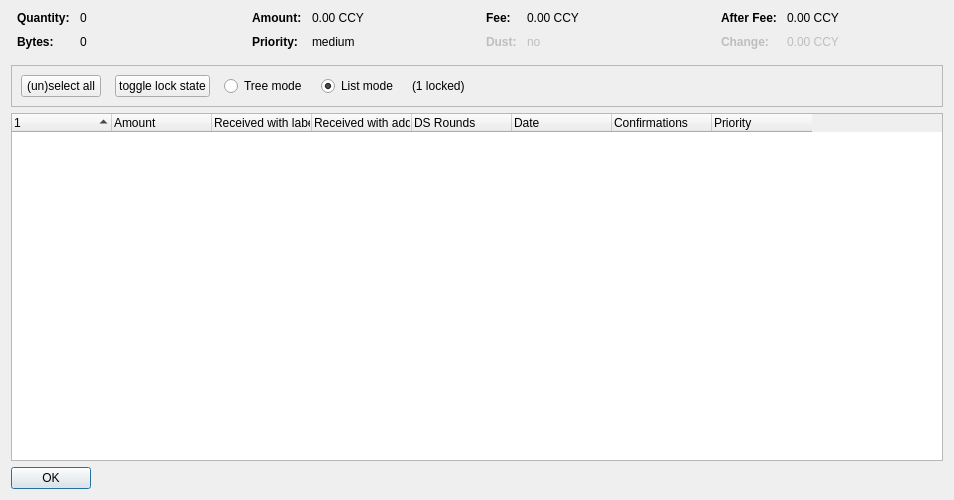
<?xml version="1.0" encoding="UTF-8"?>
<ui version="4.0">
 <class>CoinControlDialog</class>
 <widget class="QDialog" name="CoinControlDialog">
  <property name="geometry">
   <rect>
    <x>0</x>
    <y>0</y>
    <width>954</width>
    <height>500</height>
   </rect>
  </property>
  <property name="windowTitle">
   <string>Coin Selection</string>
  </property>
  <layout class="QVBoxLayout" name="verticalLayout">
   <item>
    <layout class="QHBoxLayout" name="horizontalLayoutTop" stretch="0,0,0,0">
     <property name="topMargin">
      <number>0</number>
     </property>
     <property name="bottomMargin">
      <number>10</number>
     </property>
     <item>
      <layout class="QFormLayout" name="formLayoutCoinControl1">
       <property name="horizontalSpacing">
        <number>10</number>
       </property>
       <property name="verticalSpacing">
        <number>10</number>
       </property>
       <property name="leftMargin">
        <number>6</number>
       </property>
       <property name="rightMargin">
        <number>6</number>
       </property>
       <item row="0" column="0">
        <widget class="QLabel" name="labelCoinControlQuantityText">
         <property name="font">
          <font>
           <weight>75</weight>
           <bold>true</bold>
          </font>
         </property>
         <property name="text">
          <string>Quantity:</string>
         </property>
        </widget>
       </item>
       <item row="0" column="1">
        <widget class="QLabel" name="labelCoinControlQuantity">
         <property name="cursor">
          <cursorShape>IBeamCursor</cursorShape>
         </property>
         <property name="contextMenuPolicy">
          <enum>Qt::ActionsContextMenu</enum>
         </property>
         <property name="text">
          <string notr="true">0</string>
         </property>
         <property name="textInteractionFlags">
          <set>Qt::LinksAccessibleByMouse|Qt::TextSelectableByKeyboard|Qt::TextSelectableByMouse</set>
         </property>
        </widget>
       </item>
       <item row="1" column="0">
        <widget class="QLabel" name="labelCoinControlBytesText">
         <property name="font">
          <font>
           <weight>75</weight>
           <bold>true</bold>
          </font>
         </property>
         <property name="text">
          <string>Bytes:</string>
         </property>
        </widget>
       </item>
       <item row="1" column="1">
        <widget class="QLabel" name="labelCoinControlBytes">
         <property name="cursor">
          <cursorShape>IBeamCursor</cursorShape>
         </property>
         <property name="contextMenuPolicy">
          <enum>Qt::ActionsContextMenu</enum>
         </property>
         <property name="text">
          <string notr="true">0</string>
         </property>
         <property name="textInteractionFlags">
          <set>Qt::LinksAccessibleByMouse|Qt::TextSelectableByKeyboard|Qt::TextSelectableByMouse</set>
         </property>
        </widget>
       </item>
      </layout>
     </item>
     <item>
      <layout class="QFormLayout" name="formLayoutCoinControl2">
       <property name="horizontalSpacing">
        <number>10</number>
       </property>
       <property name="verticalSpacing">
        <number>10</number>
       </property>
       <property name="leftMargin">
        <number>6</number>
       </property>
       <property name="rightMargin">
        <number>6</number>
       </property>
       <item row="0" column="0">
        <widget class="QLabel" name="labelCoinControlAmountText">
         <property name="font">
          <font>
           <weight>75</weight>
           <bold>true</bold>
          </font>
         </property>
         <property name="text">
          <string>Amount:</string>
         </property>
        </widget>
       </item>
       <item row="0" column="1">
        <widget class="QLabel" name="labelCoinControlAmount">
         <property name="cursor">
          <cursorShape>IBeamCursor</cursorShape>
         </property>
         <property name="contextMenuPolicy">
          <enum>Qt::ActionsContextMenu</enum>
         </property>
         <property name="text">
          <string notr="true">0.00 CCY</string>
         </property>
         <property name="textInteractionFlags">
          <set>Qt::LinksAccessibleByMouse|Qt::TextSelectableByKeyboard|Qt::TextSelectableByMouse</set>
         </property>
        </widget>
       </item>
       <item row="1" column="0">
        <widget class="QLabel" name="labelCoinControlPriorityText">
         <property name="font">
          <font>
           <weight>75</weight>
           <bold>true</bold>
          </font>
         </property>
         <property name="text">
          <string>Priority:</string>
         </property>
        </widget>
       </item>
       <item row="1" column="1">
        <widget class="QLabel" name="labelCoinControlPriority">
         <property name="cursor">
          <cursorShape>IBeamCursor</cursorShape>
         </property>
         <property name="contextMenuPolicy">
          <enum>Qt::ActionsContextMenu</enum>
         </property>
         <property name="text">
          <string>medium</string>
         </property>
         <property name="textInteractionFlags">
          <set>Qt::LinksAccessibleByMouse|Qt::TextSelectableByKeyboard|Qt::TextSelectableByMouse</set>
         </property>
        </widget>
       </item>
      </layout>
     </item>
     <item>
      <layout class="QFormLayout" name="formLayoutCoinControl3">
       <property name="horizontalSpacing">
        <number>10</number>
       </property>
       <property name="verticalSpacing">
        <number>10</number>
       </property>
       <property name="leftMargin">
        <number>6</number>
       </property>
       <property name="rightMargin">
        <number>6</number>
       </property>
       <item row="0" column="0">
        <widget class="QLabel" name="labelCoinControlFeeText">
         <property name="font">
          <font>
           <weight>75</weight>
           <bold>true</bold>
          </font>
         </property>
         <property name="text">
          <string>Fee:</string>
         </property>
        </widget>
       </item>
       <item row="0" column="1">
        <widget class="QLabel" name="labelCoinControlFee">
         <property name="cursor">
          <cursorShape>IBeamCursor</cursorShape>
         </property>
         <property name="contextMenuPolicy">
          <enum>Qt::ActionsContextMenu</enum>
         </property>
         <property name="text">
          <string notr="true">0.00 CCY</string>
         </property>
         <property name="textInteractionFlags">
          <set>Qt::LinksAccessibleByMouse|Qt::TextSelectableByKeyboard|Qt::TextSelectableByMouse</set>
         </property>
        </widget>
       </item>
       <item row="1" column="0">
        <widget class="QLabel" name="labelCoinControlLowOutputText">
         <property name="enabled">
          <bool>false</bool>
         </property>
         <property name="font">
          <font>
           <weight>75</weight>
           <bold>true</bold>
          </font>
         </property>
         <property name="text">
          <string>Dust:</string>
         </property>
        </widget>
       </item>
       <item row="1" column="1">
        <widget class="QLabel" name="labelCoinControlLowOutput">
         <property name="enabled">
          <bool>false</bool>
         </property>
         <property name="cursor">
          <cursorShape>IBeamCursor</cursorShape>
         </property>
         <property name="contextMenuPolicy">
          <enum>Qt::ActionsContextMenu</enum>
         </property>
         <property name="text">
          <string>no</string>
         </property>
         <property name="textInteractionFlags">
          <set>Qt::LinksAccessibleByMouse|Qt::TextSelectableByKeyboard|Qt::TextSelectableByMouse</set>
         </property>
        </widget>
       </item>
      </layout>
     </item>
     <item>
      <layout class="QFormLayout" name="formLayoutCoinControl4">
       <property name="horizontalSpacing">
        <number>10</number>
       </property>
       <property name="verticalSpacing">
        <number>10</number>
       </property>
       <property name="leftMargin">
        <number>6</number>
       </property>
       <property name="rightMargin">
        <number>6</number>
       </property>
       <item row="0" column="0">
        <widget class="QLabel" name="labelCoinControlAfterFeeText">
         <property name="font">
          <font>
           <weight>75</weight>
           <bold>true</bold>
          </font>
         </property>
         <property name="text">
          <string>After Fee:</string>
         </property>
        </widget>
       </item>
       <item row="0" column="1">
        <widget class="QLabel" name="labelCoinControlAfterFee">
         <property name="cursor">
          <cursorShape>IBeamCursor</cursorShape>
         </property>
         <property name="contextMenuPolicy">
          <enum>Qt::ActionsContextMenu</enum>
         </property>
         <property name="text">
          <string notr="true">0.00 CCY</string>
         </property>
         <property name="textInteractionFlags">
          <set>Qt::LinksAccessibleByMouse|Qt::TextSelectableByKeyboard|Qt::TextSelectableByMouse</set>
         </property>
        </widget>
       </item>
       <item row="1" column="0">
        <widget class="QLabel" name="labelCoinControlChangeText">
         <property name="enabled">
          <bool>false</bool>
         </property>
         <property name="font">
          <font>
           <weight>75</weight>
           <bold>true</bold>
          </font>
         </property>
         <property name="text">
          <string>Change:</string>
         </property>
        </widget>
       </item>
       <item row="1" column="1">
        <widget class="QLabel" name="labelCoinControlChange">
         <property name="enabled">
          <bool>false</bool>
         </property>
         <property name="cursor">
          <cursorShape>IBeamCursor</cursorShape>
         </property>
         <property name="contextMenuPolicy">
          <enum>Qt::ActionsContextMenu</enum>
         </property>
         <property name="text">
          <string notr="true">0.00 CCY</string>
         </property>
         <property name="textInteractionFlags">
          <set>Qt::LinksAccessibleByMouse|Qt::TextSelectableByKeyboard|Qt::TextSelectableByMouse</set>
         </property>
        </widget>
       </item>
      </layout>
     </item>
    </layout>
   </item>
   <item>
    <widget class="QFrame" name="frame">
     <property name="minimumSize">
      <size>
       <width>0</width>
       <height>40</height>
      </size>
     </property>
     <property name="frameShape">
      <enum>QFrame::StyledPanel</enum>
     </property>
     <property name="frameShadow">
      <enum>QFrame::Sunken</enum>
     </property>
     <layout class="QHBoxLayout" name="horizontalLayout">
      <item>
       <layout class="QHBoxLayout" name="horizontalLayoutPanel" stretch="0,0,0,0,0,0">
        <property name="spacing">
         <number>14</number>
        </property>
        <item>
         <widget class="QPushButton" name="pushButtonSelectAll">
          <property name="sizePolicy">
           <sizepolicy hsizetype="Maximum" vsizetype="Fixed">
            <horstretch>0</horstretch>
            <verstretch>0</verstretch>
           </sizepolicy>
          </property>
          <property name="text">
           <string>(un)select all</string>
          </property>
          <property name="autoDefault">
           <bool>false</bool>
          </property>
         </widget>
        </item>
        <item>
         <widget class="QPushButton" name="pushButtonToggleLock">
          <property name="sizePolicy">
           <sizepolicy hsizetype="Maximum" vsizetype="Fixed">
            <horstretch>0</horstretch>
            <verstretch>0</verstretch>
           </sizepolicy>
          </property>
          <property name="text">
           <string>toggle lock state</string>
          </property>
          <property name="autoDefault">
           <bool>false</bool>
          </property>
         </widget>
        </item>
        <item>
         <widget class="QRadioButton" name="radioTreeMode">
          <property name="sizePolicy">
           <sizepolicy hsizetype="Maximum" vsizetype="Fixed">
            <horstretch>0</horstretch>
            <verstretch>0</verstretch>
           </sizepolicy>
          </property>
          <property name="text">
           <string>Tree mode</string>
          </property>
         </widget>
        </item>
        <item>
         <widget class="QRadioButton" name="radioListMode">
          <property name="sizePolicy">
           <sizepolicy hsizetype="Maximum" vsizetype="Fixed">
            <horstretch>0</horstretch>
            <verstretch>0</verstretch>
           </sizepolicy>
          </property>
          <property name="text">
           <string>List mode</string>
          </property>
          <property name="checked">
           <bool>true</bool>
          </property>
         </widget>
        </item>
        <item>
         <widget class="QLabel" name="labelLocked">
          <property name="text">
           <string>(1 locked)</string>
          </property>
         </widget>
        </item>
        <item>
         <spacer name="horizontalSpacer">
          <property name="orientation">
           <enum>Qt::Horizontal</enum>
          </property>
          <property name="sizeHint" stdset="0">
           <size>
            <width>40</width>
            <height>20</height>
           </size>
          </property>
         </spacer>
        </item>
       </layout>
      </item>
     </layout>
    </widget>
   </item>
   <item>
    <widget class="CoinControlTreeWidget" name="treeWidget">
     <property name="contextMenuPolicy">
      <enum>Qt::CustomContextMenu</enum>
     </property>
     <property name="sortingEnabled">
      <bool>false</bool>
     </property>
     <property name="columnCount">
      <number>8</number>
     </property>
     <attribute name="headerShowSortIndicator" stdset="0">
      <bool>true</bool>
     </attribute>
     <attribute name="headerStretchLastSection">
      <bool>false</bool>
     </attribute>
     <column>
      <property name="text">
       <string/>
      </property>
     </column>
     <column>
      <property name="text">
       <string>Amount</string>
      </property>
     </column>
     <column>
      <property name="text">
       <string>Received with label</string>
      </property>
     </column>
     <column>
      <property name="text">
       <string>Received with address</string>
      </property>
     </column>
     <column>
      <property name="text">
       <string>DS Rounds</string>
      </property>
     </column>
     <column>
      <property name="text">
       <string>Date</string>
      </property>
     </column>
     <column>
      <property name="text">
       <string>Confirmations</string>
      </property>
      <property name="toolTip">
       <string>Confirmed</string>
      </property>
     </column>
     <column>
      <property name="text">
       <string>Priority</string>
      </property>
     </column>
    </widget>
   </item>
   <item>
    <widget class="QDialogButtonBox" name="buttonBox">
     <property name="sizePolicy">
      <sizepolicy hsizetype="Maximum" vsizetype="Fixed">
       <horstretch>0</horstretch>
       <verstretch>0</verstretch>
      </sizepolicy>
     </property>
     <property name="orientation">
      <enum>Qt::Horizontal</enum>
     </property>
     <property name="standardButtons">
      <set>QDialogButtonBox::Ok</set>
     </property>
    </widget>
   </item>
  </layout>
 </widget>
 <customwidgets>
  <customwidget>
   <class>CoinControlTreeWidget</class>
   <extends>QTreeWidget</extends>
   <header>coincontroltreewidget.h</header>
  </customwidget>
 </customwidgets>
 <resources/>
 <connections/>
</ui>
